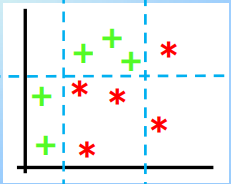
//> input picture fsiv/boosting.PNG, 231 x 184 px
$ ./assignment4 fsiv/boosting.PNG   (built with g++ and OpenCV 4)
//> lines starting //> are read from the running program, lines starting //| are printed output that depends on the picture
/**
* Jose Maria Cabrera Rivas
* i82carij@uco.es
* Assigment 3 : Box Filter
**/
#include <opencv2/core/core.hpp> //core routines
#include <opencv2/imgproc.hpp>
#include <opencv2/highgui/highgui.hpp>//imread,imshow,namedWindow,waitKey
#include <iostream>
#include <cmath>


using namespace std;
using namespace cv;


cv::Mat convolve(Mat &image, Mat &kernel)
{

     cv::Mat aux=cv::Mat(image.rows + (kernel.rows-1), image.cols + (kernel.rows-1), CV_32FC1, 0.0);
     image.copyTo(aux(cv::Rect((kernel.rows-1)/2,(kernel.cols-1)/2,image.cols,image.rows)));

     Mat result(image.rows, image.cols, CV_32FC1);
     float sum;
     int r=kernel.rows/2;

     for (int x = 0; x < image.rows; x++) {
         for (int y = 0; y < image.cols; y++) {
           sum=0;
             for (int i =0; i <  kernel.rows;i++) {
                 for (int j = 0; j < kernel.cols; j++) {
                   sum+=kernel.at<float>(i,j)*aux.at<float>(x-i+2*r, y-j+2*r);

                  }

              }
              result.at<float>(x,y)=sum;


            }

        }
        return result;
}


void applyKernel(cv::Mat &image, cv::Mat &image_out, cv::Mat &kernel)
{


  if(kernel.type()!=CV_32FC1)
  {
    std::cout << "Error, kernel must be CV_32FC1" << '\n';

  }
  else{
    image_out=convolve(image, kernel);
  }


}


int main(int argc,char **argv){
try{
  if(argc!=2) {cerr<<"Usage:image"<<endl;return 0;}
  //loads the image from file
  cv:: Mat image, image_out, image_dx, image_dy;

   image=cv::imread(argv[1]);
//> image is the input picture: 184 rows x 231 cols, CV_8UC3; mean B, G, R 240, 240.5, 236.5
   if( image.rows==0) {cerr<<"Error reading image"<<endl;return 0;}
   //creates a window

   cvtColor(image, image, cv::COLOR_BGR2GRAY );
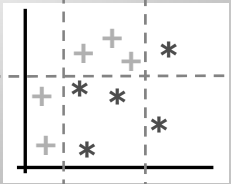
//> image: 184 rows x 231 cols, CV_8UC1; min 0, max 255, mean 239.3
   image.convertTo(image, CV_32FC1, 1.0/255.0);
//> image: 184 rows x 231 cols, CV_32FC1
   image.copyTo(image_out);

   cv::namedWindow("original image");
   cv::imshow("original image", image);


   float sobel_x[9]={-1,0,1,-2,0,2,-1,0,1};
  cv::Mat kernel_dx(3,3, CV_32FC1, sobel_x);
  applyKernel(image, image_dx, kernel_dx);
//> in convolve, `image.copyTo(aux(cv::Rect((kernel.rows-1)/2,(kernel.cols-1)/2,image.co..`:
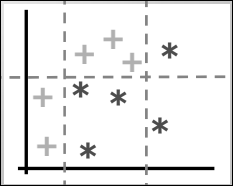
//> aux: 186 rows x 233 cols, CV_32FC1; min 0, max 1, mean 0.92
//> the loop in convolve, `for (int x = 0; x < image.rows; x++)` made 184 passes
//> sum on passes 1 to 3: 2.33, 3.11, 3.11
//> after the loop in convolve, `for (int x = 0; x < image.rows; x++)`:
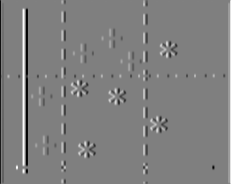
//> result: 184 rows x 231 cols, CV_32FC1; min -4, max 4, mean 0.000883; drawn with min black and max white
//> after the loop in convolve, `for (int x = 0; x < image.rows; x++)`: sum = 2.28
  cv::namedWindow("dx image");
  cv::imshow("dx image", image_dx);


  float sobel_y[9]={-1,-2,-1,0,0,0,1,2,1};
 cv::Mat kernel_dy(3,3, CV_32FC1, sobel_y);
 applyKernel(image, image_dy, kernel_dy);
//> the loop in convolve (call 2), `for (int x = 0; x < image.rows; x++)` made 184 passes
//> sum on passes 1 to 3: -2.33, 0, 0
//> after the loop in convolve (call 2), `for (int x = 0; x < image.rows; x++)`:
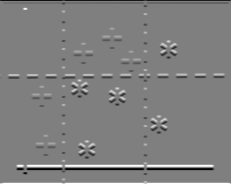
//> result: 184 rows x 231 cols, CV_32FC1; min -4, max 4, mean 0.00164; drawn with min black and max white
 cv::namedWindow("dy image");
 cv::imshow("dy image", image_dy);

 float aux_dx=0;
 float aux_dy=0;

 for(int x=0; x<image.rows; x++){
   for(int y=0; y<image.cols;y++)
   {
     aux_dx=image_dx.at<float>(x,y)*image_dx.at<float>(x,y);
     aux_dy=image_dy.at<float>(x,y)*image_dy.at<float>(x,y);
     image_out.at<float>(x,y)=sqrt(aux_dx+aux_dy);
   }
 }
//> this loop made 184 passes
//> (aux_dx, aux_dy) on passes 1 to 3: (5.43, 5.43), (9.65, 0), (9.65, 0)
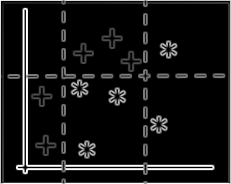
//> image_out: 184 rows x 231 cols, CV_32FC1; min 0, max 4, mean 0.357; drawn with min black and max white
//> after the loop, aux_dx = 5.21; aux_dy = 5.21

 cv::normalize(image_out, image_out, 0, 255, cv::NORM_MINMAX,CV_8UC1);
//> image_out: 184 rows x 231 cols, CV_8UC1

 cv::namedWindow("magnitude image");
 cv::imshow("magnitude image", image_out);

   char c=0;
   cout<<"Press ESC to exit\n";
   while(c!=27)  //waits until ESC pressed
	  c=cv::waitKey(0);
//> the Esc key is pressed

}catch(std::exception &ex)
{
  cout<<ex.what()<<endl;
}

}

$ run again, on fsiv/dl.PNG
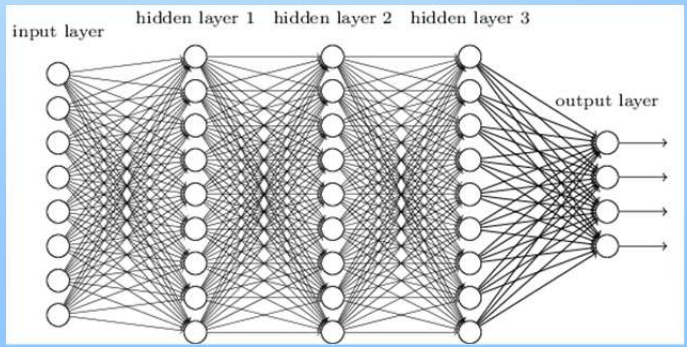
//> input picture fsiv/dl.PNG, 687 x 347 px
//> image is the input picture: 347 rows x 687 cols, CV_8UC3; mean B, G, R 213.4, 212.2, 210.4
//> the loop in convolve, `for (int x = 0; x < image.rows; x++)` made 347 passes
//> sum on passes 1 to 3: 2.28, 3.04, 3.04
//> after the loop in convolve, `for (int x = 0; x < image.rows; x++)`: sum = 2.22
//> the loop in convolve (call 2), `for (int x = 0; x < image.rows; x++)` made 347 passes
//> sum on passes 1 to 3: -2.28, 0, 0
//> after the loop in convolve (call 2), `for (int x = 0; x < image.rows; x++)`:
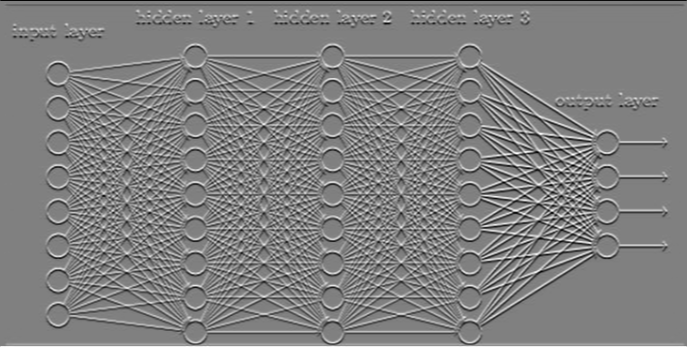
//> result: 347 rows x 687 cols, CV_32FC1; min -3.41, max 3.36, mean 0.000773; drawn with min black and max white
//> the loop `for(int x=0; x<image.rows; x++)` made 347 passes
//> (aux_dx, aux_dy) on passes 1 to 3: (5.21, 5.21), (9.26, 0), (9.26, 0)
//> after the loop `for(int x=0; x<image.rows; x++)`:
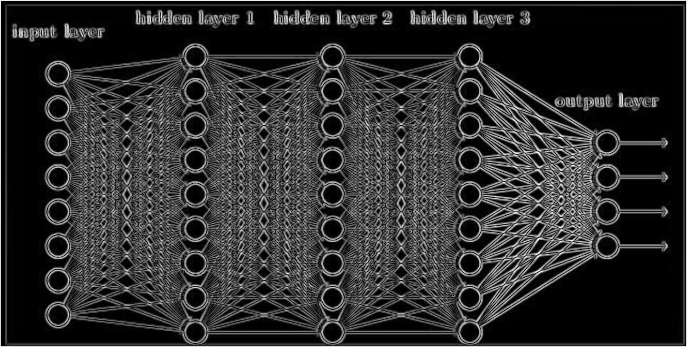
//> image_out: 347 rows x 687 cols, CV_32FC1; min 0, max 3.48, mean 0.651; drawn with min black and max white
//> after the loop `for(int x=0; x<image.rows; x++)`: aux_dx = 4.94
